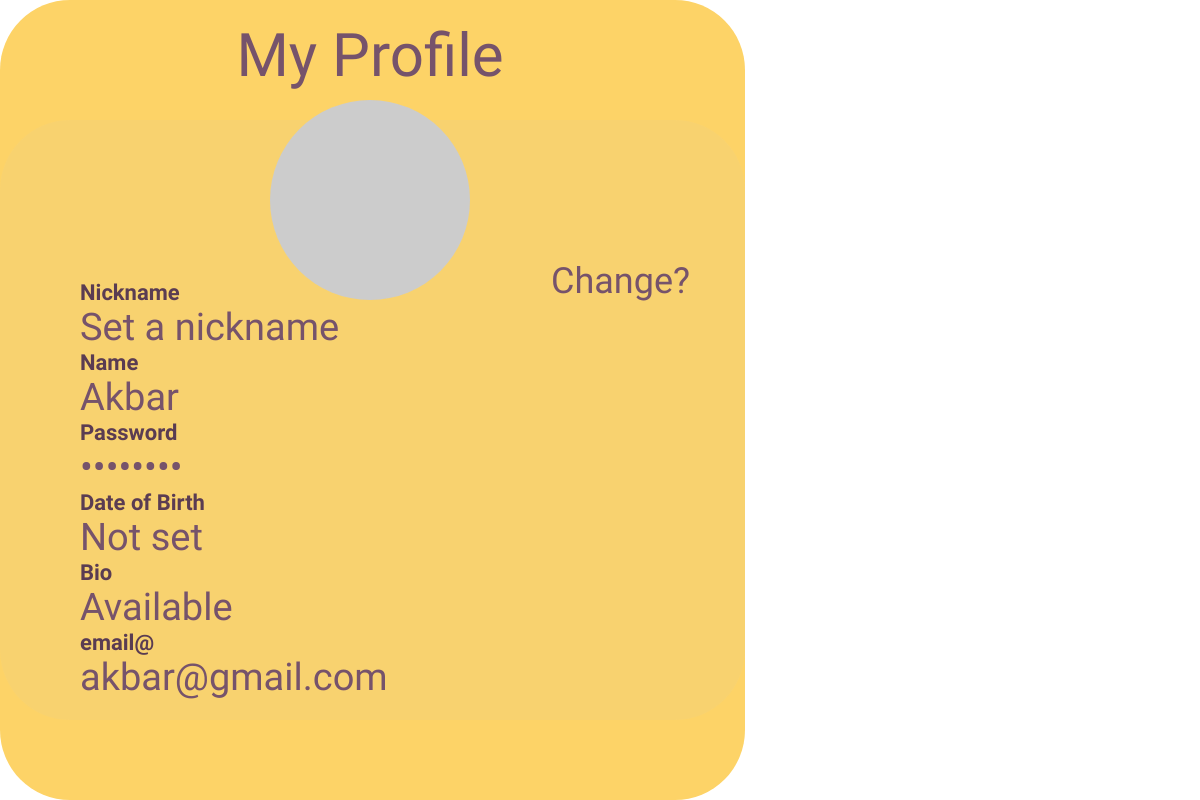
/myprofile (signed in), run on the app's committed database.
### app.py (models this page shows, shortened)
class User(db.Model):
    id = db.Column(db.Integer, primary_key=True)
    name = db.Column(db.String(50), nullable=False)
    email = db.Column(db.String(100), unique=True)
    password = db.Column(db.String(100))
    avatar = db.Column(db.String(200))  # путь к файлу аватара
    nickname = db.Column(db.String(50))  # добавьте это поле
    birthdate = db.Column(db.Date)       # добавьте это поле
    status = db.Column(db.String(100))   # добавьте это поле
    created_at = db.Column(db.DateTime, default=datetime.utcnow)
    sent_messages = db.relationship('Message', backref='sender', foreign_keys='Message.sender_id')
    received_messages = db.relationship('Message', backref='recipient', foreign_keys='Message.recipient_id')
    group_memberships = db.relationship('GroupMember', backref='user')
    friendships = db.relationship('Friendship',
                                  foreign_keys='Friendship.user_id',
                                  backref=db.backref('user', lazy='joined'),
                                  lazy='dynamic')

### app.py (the view)
@app.route('/myprofile')
@login_required
def myprofile():
    current_user = get_current_user()
    return render_template("myprofile.html", current_user=current_user)

### app.py (called while the page is built)
def login_required(f):
    @wraps(f)
    def decorated_function(*args, **kwargs):
        if 'user_id' not in session:
            flash('Пожалуйста, войдите в систему для доступа к этой странице', 'error')
            return redirect(url_for('login'))
        return f(*args, **kwargs)
    return decorated_function

def get_current_user():
    if 'user_id' in session:
        return db.session.get(User, session['user_id'])
    return None

### templates/myprofile.html (shortened to what this page needs)
<!DOCTYPE html>
<html lang="en">
<head>
  <link rel="stylesheet" href="/static/css/myprofile.css">
</head>
<body>
  <div class="container">
    <div class="main-background"></div>
    <img class="background-image" src="https://placehold.co/849x792" />
    <div class="title">My Profile</div>
    <div class="profile-pic-container">
      <img class="profile-pic" src="{{ current_user.avatar or 'https://placehold.co/259x259' }}" />
    </div>
    <div class="field-label nickname-label">Nickname</div>
    <div class="field-value nickname-value">{{ current_user.nickname or 'Set a nickname' }}</div>
    <div class="field-label name-label">Name</div>
    <div class="field-value name-value">{{ current_user.name }}</div>
    <div class="field-label password-label">Password</div>
    <div class="field-value password-value">••••••••</div>
    <div class="field-label dob-label">Date of Birth</div>
    <div class="field-value dob-value">{{ current_user.birthdate.strftime('%d.%m.%Y') if current_user.birthdate else 'Not set' }}</div>
    <div class="field-label bio-label">Bio</div>
    <div class="field-value bio-value">{{ current_user.status or 'Available' }}</div>
    <div class="field-label email-label">email@</div>
    <div class="field-value email-value">{{ current_user.email }}</div>
    <button class="change-button">Change?</button>
  </div>
</body>
</html>

### static/css/myprofile.css (style rules this page uses)
body { margin: 0; padding: 0; font-family: 'Konkhmer Sleokchher', cursive; }
.container { width: 745px; height: 800px; position: relative; font-family: 'Konkhmer Sleokchher', cursive; }
.main-background { width: 745px; height: 800px; left: 0px; top: 0px; position: absolute; background: #FDD367; border-radius: 70px; border: none; }
.background-image { width: 745px; height: 600px; left: 0px; top: 120px; position: absolute; opacity: 0.08; border-radius: 70px; }
.title { width: 400px; height: 70px; position: absolute; text-align: center; color: #76536B; font-size: 60px; font-family: 'Konkhmer Sleokchher', cursive; font-weight: 400; word-wrap: break-word; top: 20px; left: 170px; }
.profile-pic-container { position: absolute; top: 100px; left: 270px; }
.profile-pic { width: 200px; height: 200px; border-radius: 100px; }
.field-label, .field-value { position: absolute; left: 80px; text-align: left; width: 400px; }
.field-label { font-size: 22px; color: #5A3C52; font-weight: bold; }
.field-value { font-size: 38px; color: #76536B; font-weight: 500; }
.nickname-label { top: 280px; }
.nickname-value { top: 305px; }
.name-label { top: 350px; }
.name-value { top: 375px; }
.password-label { top: 420px; }
.password-value { top: 445px; }
.dob-label { top: 490px; }
.dob-value { top: 515px; }
.bio-label { top: 560px; }
.bio-value { top: 585px; }
.email-label { top: 630px; }
.email-value { top: 655px; }
.change-button { position: absolute; top: 250px; right: 40px; background: transparent; border: none; color: #76536B; font-size: 36px; font-family: 'Konkhmer Sleokchher', cursive; cursor: pointer; z-index: 2; padding: 10px 15px; transition: transform 0.2s; }

### data on the page
User: nickname "Set a nickname", name "Akbar", birthdate "Not set", status "Available", email "akbar@gmail.com"
